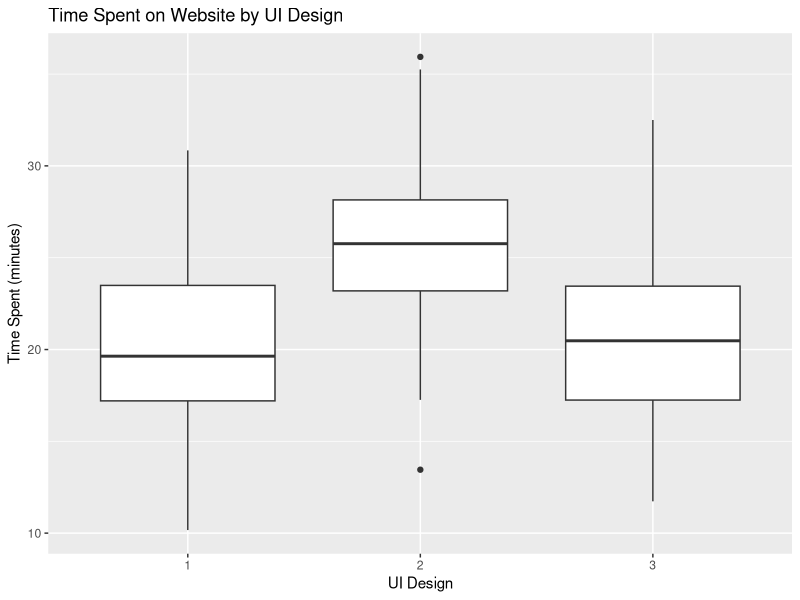
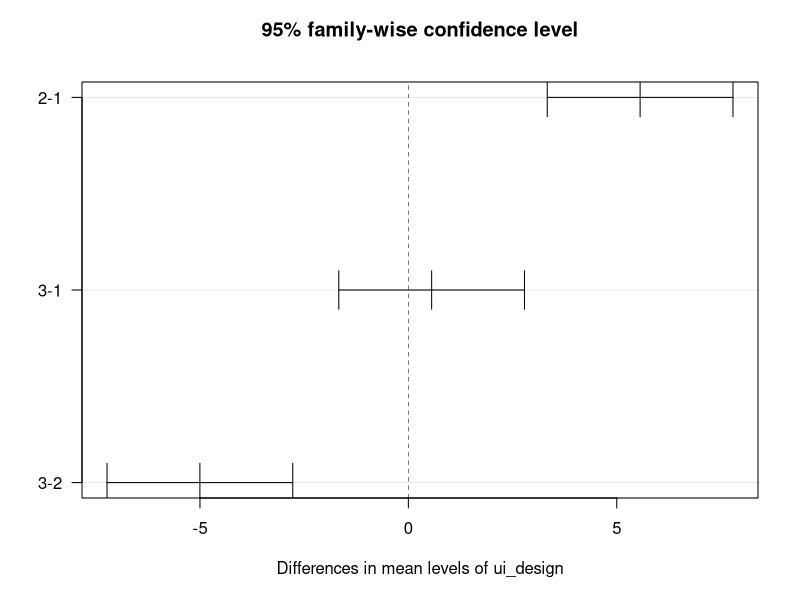
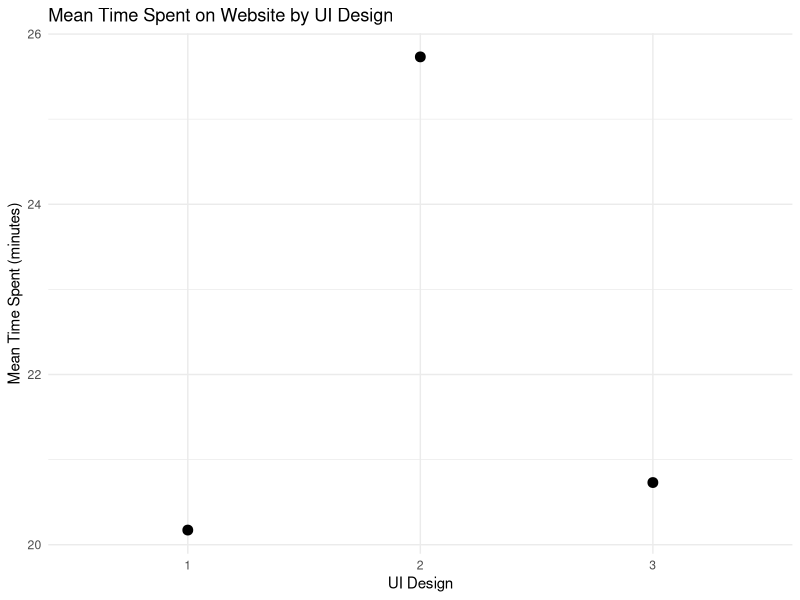

Write R code to recreate these figures, in order.
## ---- chunk 1
# Load the necessary packages 
library(tidyverse) # used for data manipulation and visualization
library(car) # provides tools for ANOVA and regression diagnostics

# to install any missing packages go to the Terminal and run the command: install.packages("PACKAGE_NAME")
## ---- chunk 2
# Setting a seed for reproducibility
set.seed(123)

# Simulating data
n_groups <- 3  # Number of UI designs
n_per_group <- 50  # Number of users per group

# Creating a factor variable for UI design
ui_design <- factor(rep(1:n_groups, each = n_per_group))

# Simulating time spent data with different means for each UI design
time_spent <- rnorm(n_groups * n_per_group, mean = rep(c(20, 25, 22), each = n_per_group), sd = 5)

# Creating a data frame
data <- data.frame(ui_design, time_spent)

# Viewing the first few rows of the dataset
head(data)
## ---- chunk 3
# Plotting the distribution of time spent across different UI designs
ggplot(data, aes(x = ui_design, y = time_spent)) +
  geom_boxplot() +
  labs(title = "Time Spent on Website by UI Design",
       x = "UI Design",
       y = "Time Spent (minutes)")
## ---- chunk 4
# Performing ANOVA
anova_model <- aov(time_spent ~ ui_design, data = data)

# Viewing the summary of the ANOVA model
summary(anova_model)
## ---- chunk 5
# Performing Tukey's Honest Significant Difference test
tukey_test <- TukeyHSD(anova_model)

# Viewing the Tukey test results
tukey_test
## ---- chunk 6
# Plotting the results of the Tukey HSD test
plot(tukey_test, las = 1)

# Creating a plot to visualize group means with confidence intervals
ggplot(data, aes(x = ui_design, y = time_spent)) +
  stat_summary(fun.data = mean_cl_normal, geom = "errorbar", width = 0.2) +
  stat_summary(fun = mean, geom = "point", size = 3) +
  labs(title = "Mean Time Spent on Website by UI Design",
       x = "UI Design",
       y = "Mean Time Spent (minutes)") +
  theme_minimal()
